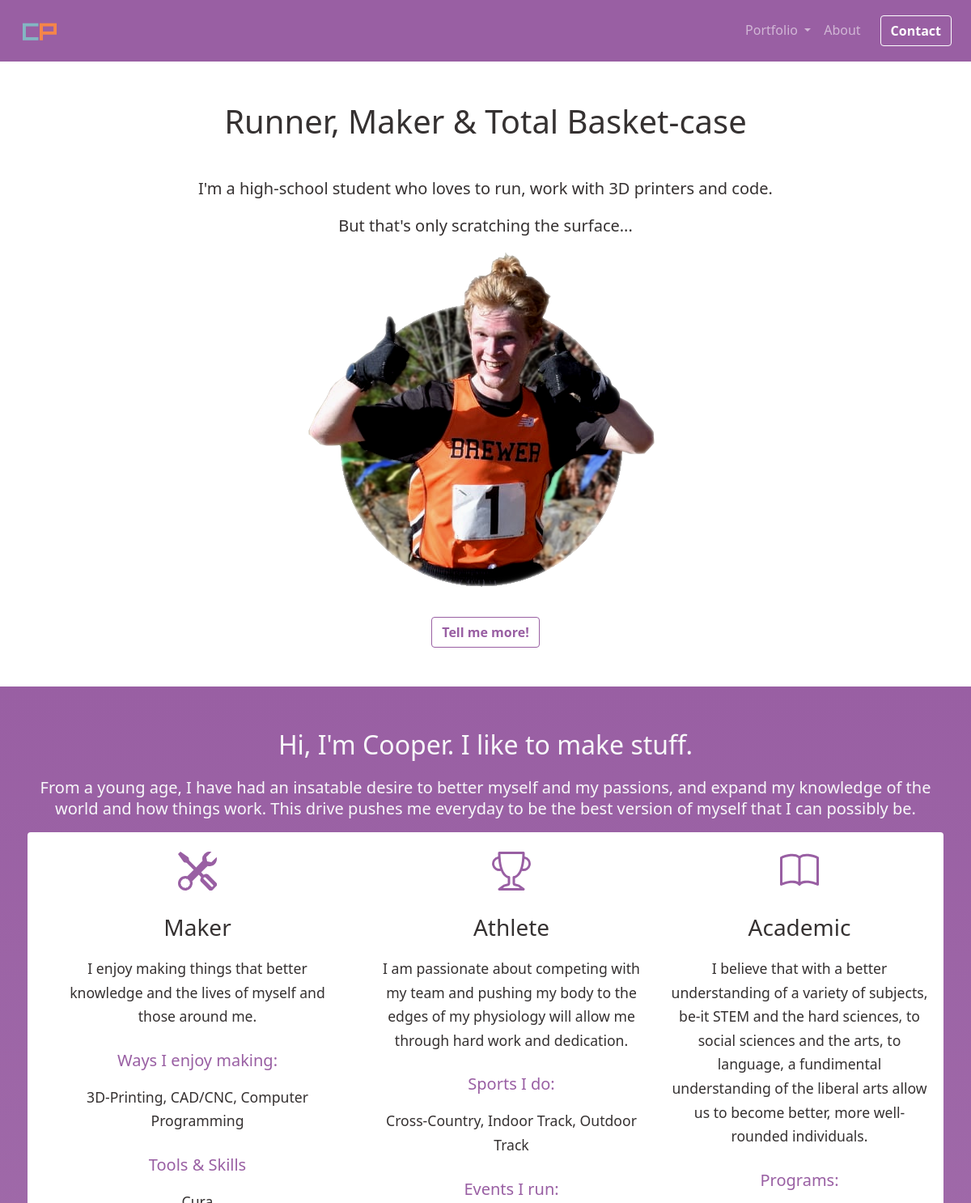
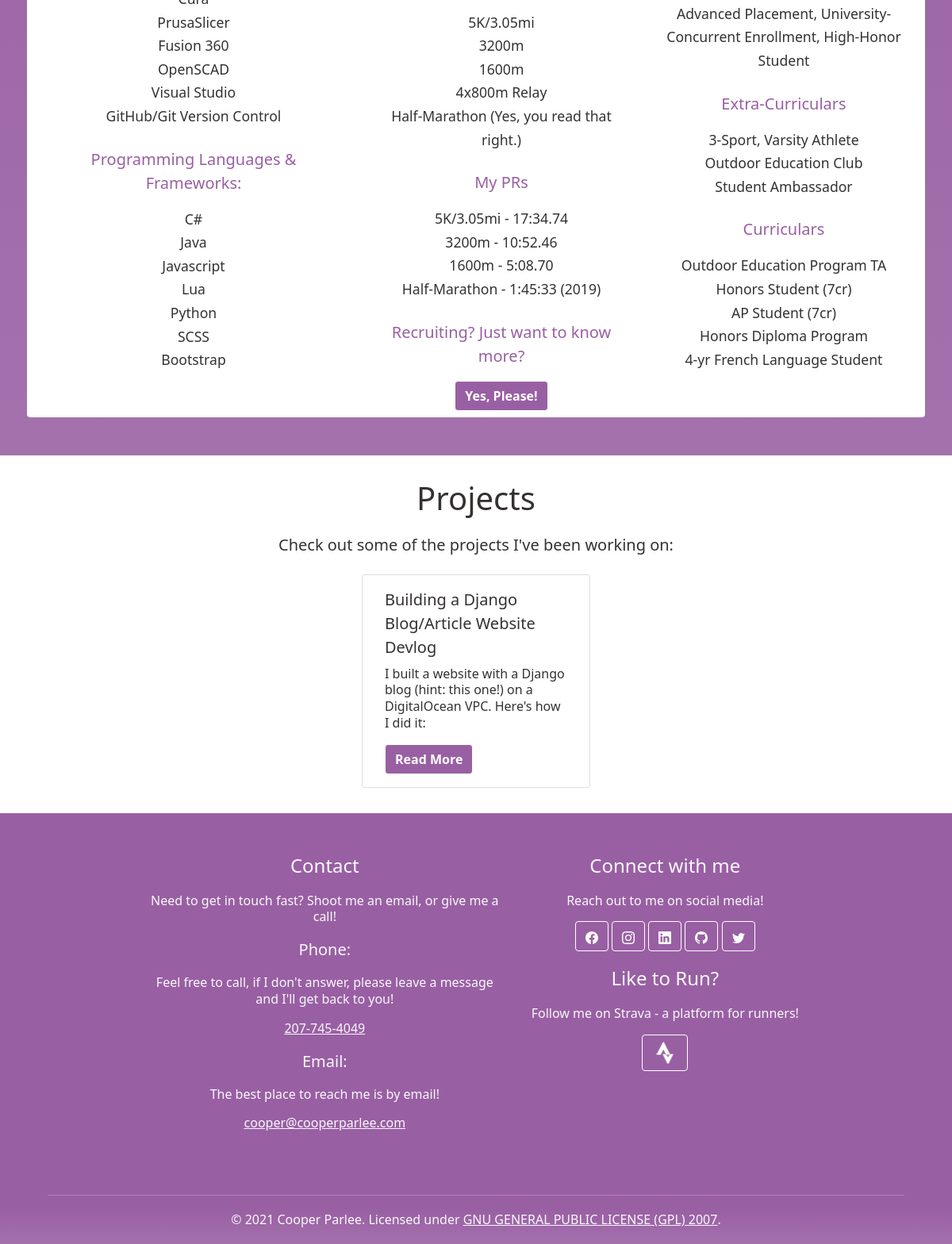
The page / on the database its author committed (2 pictures, top to bottom).
### blog/models.py (models this page shows, shortened)
class Post (models.Model):
    title = models.CharField(max_length=200, unique=True)
    header_image = models.ImageField(null=True, blank=True, upload_to="media/images/")
    slug = models.SlugField(max_length=200, unique=True)
    author = models.ForeignKey(User, on_delete=models.CASCADE, related_name='blog_posts')
    updated_on = models.DateTimeField(auto_now=True)
    description = models.CharField(max_length=200)
    content = RichTextField(blank=True, null=True)
    created_on = models.DateTimeField(auto_now_add=True)
    status = models.IntegerField(choices=STATUS, default=0)
    category = models.IntegerField(choices=CATEGORIES, default=0)
    hidden = models.BooleanField(default=False, null=False)
    class Meta:
        ordering = ['-created_on']
    def __str__(self):
        return self.title

### index/views.py (the view)
# urls.py: path('', views.index, name='home'),
def index(request):
    template_name = 'index.html'
    template = loader.get_template(template_name)
    posts = {}
    queryset = Post.objects.filter(status=1, hidden=False).order_by('-created_on')[:3]
    print(queryset)
    context = {
        'title': 'Home',
        'description': "I'm Cooper Parlee and welcome to my personal-website portfolio!",
        'posts': queryset,
    }
    return HttpResponse(template.render(context, request))

### templates/index.html (shortened to what this page needs)
{% extends "base.html" %}
{% block content %}
{% load static %}
<main class="container pt-5">
    <div class="text-center py-5 px-3">
        <h1 class="py-4">Runner, Maker & Total Basket-case</h1>
        <p class="lead pb-1">I'm a high-school student who loves to run, work with 3D printers and code.</p>
        <p class="lead pb-1">But that's only scratching the surface...</p>
        <div class="row justify-content-center"><div class="col-9"><img class="img-fluid" src="{% static 'common/media/avatar.png' %}" alt="avatar"><br></div></div>
        <button type="button" class="btn btn-outline-thematic">Tell me more!</button>
    </div>
</main>
<section class="bg-linear-purple text-light">
    <div class="container py-5 px-3">
        <div class="row">
        <div class="col align-self-center justify-content-center text-center">
            <h2 id="about">Hi, I'm Cooper. I like to make stuff.</h2>
            <p class="lead">From a young age, I have had an insatable desire to better myself and my passions, and expand my knowledge of the world and how things work. This drive pushes me everyday to be the best version of myself that I can possibly be.</p>
        </div>
        </div>
        <div class="row rounded info-cards">
        <div class="col-sm justify-content-center px-5 pt-4 text-center color-dark">
            <h3 class="px-3 pt-4">Maker</h3>
            <p class="subtitle pb-2">I enjoy making things that better knowledge and the lives of myself and those around me.</p>
            <h5 class="color-purple">Ways I enjoy making:</h5>
            <p class="subtitle pb-2">3D-Printing, CAD/CNC, Computer Programming</p>
            <h5 class="color-purple">Tools & Skills</h5>
            <p class="subtitle pb-2">Cura<br>PrusaSlicer<br>Fusion 360<br>OpenSCAD<br>Visual Studio<br>GitHub/Git Version Control</p>
            <h5 class="color-purple">Programming Languages & Frameworks:</h5>
            <p class="subtitle pb-2">C#<br>Java<br>Javascript<br>Lua<br>Python<br>SCSS<br>Bootstrap<br></p>
        </div>
        <div class="col-sm justify-content-center px-3 pt-4 text-center color-dark">
            <h3 class="px-3 pt-4">Athlete</h3>
            <p class="subtitle pb-2">I am passionate about competing with my team and pushing my body to the edges of my physiology will allow me through hard work and dedication.</p>
            <h5 class="color-purple">Sports I do:</h5>
            <p class="subtitle pb-2">Cross-Country, Indoor Track, Outdoor Track</p>
            <h5 class="color-purple">Events I run:</h5>
            <p class="subtitle pb-2">5K/3.05mi<br>3200m<br>1600m<br>4x800m Relay<br>Half-Marathon (Yes, you read that right.)</p>
            <h5 class="color-purple">My PRs</h5>
            <p class="subtitle pb-2">5K/3.05mi - 17:34.74<br>3200m - 10:52.46<br>1600m - 5:08.70<br>Half-Marathon - 1:45:33 (2019)</p>
            <h5 class="color-purple">Recruiting? Just want to know more?</h5>
            <button type="button" class="btn btn-thematic mb-2">Yes, Please!</button>
        </div>
        <div class="col-sm justify-content-center px-3 pt-4 text-center color-dark">
            <h3 class="px-3 pt-4">Academic</h3>
            <p class="subtitle pb-2">I believe that with a better understanding of a variety of subjects, be-it STEM and the hard sciences, to social sciences and the arts, to language, a fundimental understanding of the liberal arts allow us to become better, more well-rounded individuals.</p>
            <h5 class="color-purple">Programs:</h5>
            <p class="subtitle pb-2">Advanced Placement, University-Concurrent Enrollment, High-Honor Student</p>
            <h5 class="color-purple">Extra-Curriculars</h5>
            <p class="subtitle pb-2">3-Sport, Varsity Athlete<br>Outdoor Education Club<br>Student Ambassador</p>
            <h5 class="color-purple">Curriculars</h5>
            <p class="subtitle pb-2">Outdoor Education Program TA<br>Honors Student (7cr)<br>AP Student (7cr)<br>Honors Diploma Program<br>4-yr French Language Student</p>
        </div>
        </div>
    </div>
</section>
<section class="bg-white">
    <div class="container justify-content-center py-4">
        <div class="row text-center">
            <h1>Projects</h1>
            <p class="lead">Check out some of the projects I've been working on:</p>
        </div>
        <div class="row px-4 justify-content-center">
            {% for post in posts %}
                <div class="col-4 mx-3 my-2 card" style="width: 18rem;">
                    <div class="card-body">
                        <h5 class="card-title">{{post}}</h5>
                        <p class="card-text">{{post.description}}</p>
                        <a href="{% url 'blog:post_detail' post.slug %}" class="btn btn-thematic">Read More</a>
                    </div>
                </div>
            {% endfor %}
        </div>
    </div>
</section>
{% endblock content %}

### rows shown on the page
Post: title "Building a Django Blog/Article Website Devlog", description "I built a website with a Django blog (hint: this one!) on a DigitalOcean VPC. Here's how I did it:"
